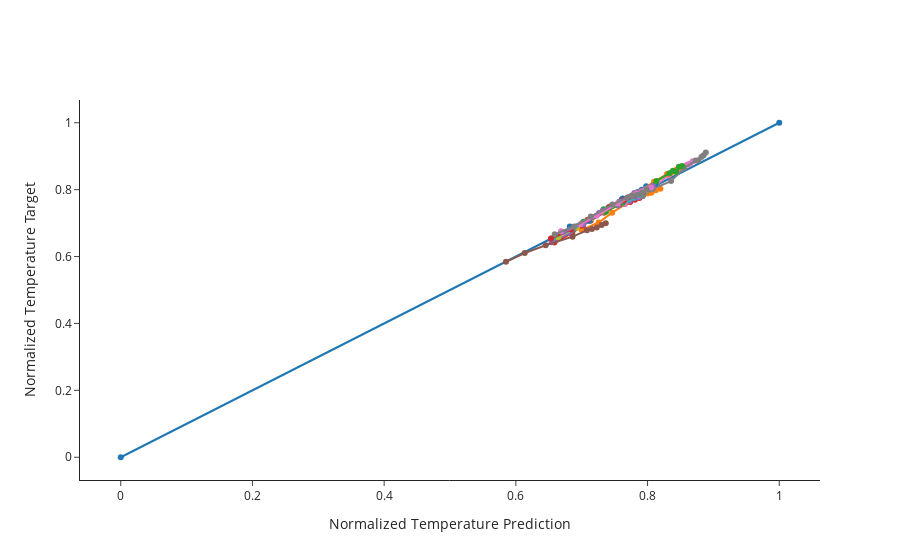

The notebook cell this image was saved under:
### Markdown cell above
## Parity Plot of Training Error

### Code cell
# random plotting traing error at some interval = skip to not make the plot rendering too slow
batch_size = datasets["batch_size"]
print(batch_size)
skip = 70

fig = go.Figure()
fig.add_trace(go.Scatter(x=[0, 1], y=[0, 1], showlegend=False, mode="markers+lines"))
for i in range(0, len(datasets["X_train"]), batch_size * skip):
    # print(i)
    df_pred = pd.DataFrame(model.predict(datasets["X_train"][i : i + batch_size], verbose=0)[:, :, 0])
    df_train = pd.DataFrame(datasets["y_train"][i : i + batch_size][:, :, 0])
    # print(df_pred.values[0])
    fig.add_trace(
        go.Scatter(
            x=df_pred.values[0],
            y=df_train.values[0],
            showlegend=False,
            mode="markers+lines",
        )
    )

fig.update_yaxes(title="Normalized Temperature Target")
fig.update_xaxes(title="Normalized Temperature Prediction")
fig.update_layout(template="simple_white")
fig.update_layout(height=500)

### Figure 1 — Plotly figure (JSON) as saved in the notebook; plotly's stock layout.template omitted (floating-point values rounded to 4 significant figures)
{"data": [{"mode": "markers+lines", "showlegend": false, "type": "scatter", "x": [0, 1], "y": [0, 1]}, {"mode": "markers+lines", "showlegend": false, "type": "scatter", "x": [0.7, 0.7258, 0.7462, 0.7718, 0.7938, 0.8001, 0.8058, 0.8126, 0.8195], "y": [0.68, 0.7018, 0.7312, 0.7635, 0.7854, 0.7885, 0.7907, 0.798, 0.803]}, {"mode": "markers+lines", "showlegend": false, "type": "scatter", "x": [0.6612, 0.6858, 0.7027, 0.7333, 0.757, 0.7666, 0.7747, 0.7818, 0.7886], "y": [0.6495, 0.6711, 0.7043, 0.7415, 0.7635, 0.7688, 0.7759, 0.7783, 0.7847]}, {"mode": "markers+lines", "showlegend": false, "type": "scatter", "x": [0.6585, 0.6847, 0.7021, 0.7334, 0.7571, 0.7655, 0.7735, 0.7808, 0.7876], "y": [0.642, 0.6691, 0.6929, 0.7331, 0.7552, 0.7577, 0.763, 0.7702, 0.7749]}, {"mode": "markers+lines", "showlegend": false, "type": "scatter", "x": [0.6542, 0.682, 0.6999, 0.7317, 0.7555, 0.7644, 0.7725, 0.7797, 0.7865], "y": [0.6427, 0.6699, 0.6989, 0.7366, 0.7529, 0.7655, 0.7658, 0.7743, 0.7772]}, {"mode": "markers+lines", "showlegend": false, "type": "scatter", "x": [0.6869, 0.7136, 0.7337, 0.761, 0.7836, 0.7905, 0.7975, 0.8046, 0.8115], "y": [0.6828, 0.7071, 0.7313, 0.7711, 0.7914, 0.7968, 0.7986, 0.8084, 0.8132]}, {"mode": "markers+lines", "showlegend": false, "type": "scatter", "x": [0.7655, 0.7855, 0.8104, 0.8319, 0.8507, 0.8558, 0.8606, 0.8644, 0.8685], "y": [0.7582, 0.7826, 0.81, 0.8428, 0.8616, 0.8699, 0.8753, 0.8777, 0.8847]}, {"mode": "markers+lines", "showlegend": false, "type": "scatter", "x": [0.7928, 0.8078, 0.8357, 0.8555, 0.8732, 0.8772, 0.8818, 0.8851, 0.8885], "y": [0.78, 0.8022, 0.8255, 0.8645, 0.8868, 0.888, 0.8973, 0.9029, 0.9109]}, {"mode": "markers+lines", "showlegend": false, "type": "scatter", "x": [0.6644, 0.6928, 0.7134, 0.744, 0.7671, 0.7741, 0.7821, 0.7894, 0.7963], "y": [0.657, 0.6862, 0.7135, 0.7502, 0.7727, 0.7773, 0.7852, 0.7932, 0.7965]}, {"mode": "markers+lines", "showlegend": false, "type": "scatter", "x": [0.6556, 0.6861, 0.7082, 0.7402, 0.7634, 0.7698, 0.7778, 0.7853, 0.7923], "y": [0.6545, 0.6807, 0.7067, 0.7455, 0.7686, 0.7699, 0.7757, 0.783, 0.7916]}, {"mode": "markers+lines", "showlegend": false, "type": "scatter", "x": [0.6819, 0.7111, 0.7332, 0.7623, 0.7848, 0.7911, 0.798, 0.8052, 0.8122], "y": [0.69, 0.7072, 0.7346, 0.7739, 0.7923, 0.7998, 0.8104, 0.8076, 0.8179]}, {"mode": "markers+lines", "showlegend": false, "type": "scatter", "x": [0.733, 0.7587, 0.7835, 0.8098, 0.8296, 0.8345, 0.8394, 0.8437, 0.8487], "y": [0.7336, 0.7617, 0.7903, 0.8234, 0.847, 0.8485, 0.854, 0.8594, 0.8677]}, {"mode": "markers+lines", "showlegend": false, "type": "scatter", "x": [0.7369, 0.7622, 0.7876, 0.8135, 0.8333, 0.8385, 0.8434, 0.8477, 0.8525], "y": [0.734, 0.7606, 0.7925, 0.8257, 0.8493, 0.8563, 0.8534, 0.8683, 0.8708]}, {"mode": "markers+lines", "showlegend": false, "type": "scatter", "x": [0.6534, 0.6845, 0.7091, 0.7417, 0.7646, 0.7708, 0.7788, 0.7863, 0.7934], "y": [0.6537, 0.6811, 0.7097, 0.7481, 0.7692, 0.7772, 0.7817, 0.7892, 0.794]}, {"mode": "markers+lines", "showlegend": false, "type": "scatter", "x": [0.672, 0.7021, 0.7265, 0.7576, 0.78, 0.7859, 0.7933, 0.8007, 0.8078], "y": [0.6735, 0.6962, 0.7298, 0.7641, 0.79, 0.7904, 0.7966, 0.804, 0.8112]}, {"mode": "markers+lines", "showlegend": false, "type": "scatter", "x": [0.585, 0.6135, 0.6453, 0.6861, 0.7079, 0.7155, 0.7229, 0.7303, 0.7366], "y": [0.5843, 0.6103, 0.6337, 0.6595, 0.6784, 0.6822, 0.6865, 0.6941, 0.6998]}, {"mode": "markers+lines", "showlegend": false, "type": "scatter", "x": [0.6686, 0.6979, 0.7227, 0.7546, 0.7768, 0.7831, 0.791, 0.7983, 0.8054], "y": [0.6753, 0.6964, 0.7219, 0.7587, 0.7823, 0.7883, 0.7951, 0.8015, 0.8067]}, {"mode": "markers+lines", "showlegend": false, "type": "scatter", "x": [0.6591, 0.6886, 0.7139, 0.7465, 0.7692, 0.7762, 0.7841, 0.7916, 0.7987], "y": [0.6666, 0.6898, 0.7194, 0.7555, 0.7757, 0.7824, 0.785, 0.7918, 0.8006]}], "layout": {"autosize": true, "xaxis": {"autorange": true, "range": [-0.06172, 1.062], "title": {"text": "Normalized Temperature Prediction"}, "type": "linear"}, "yaxis": {"autorange": true, "range": [-0.07041, 1.07], "title": {"text": "Normalized Temperature Target"}, "type": "linear"}}}
